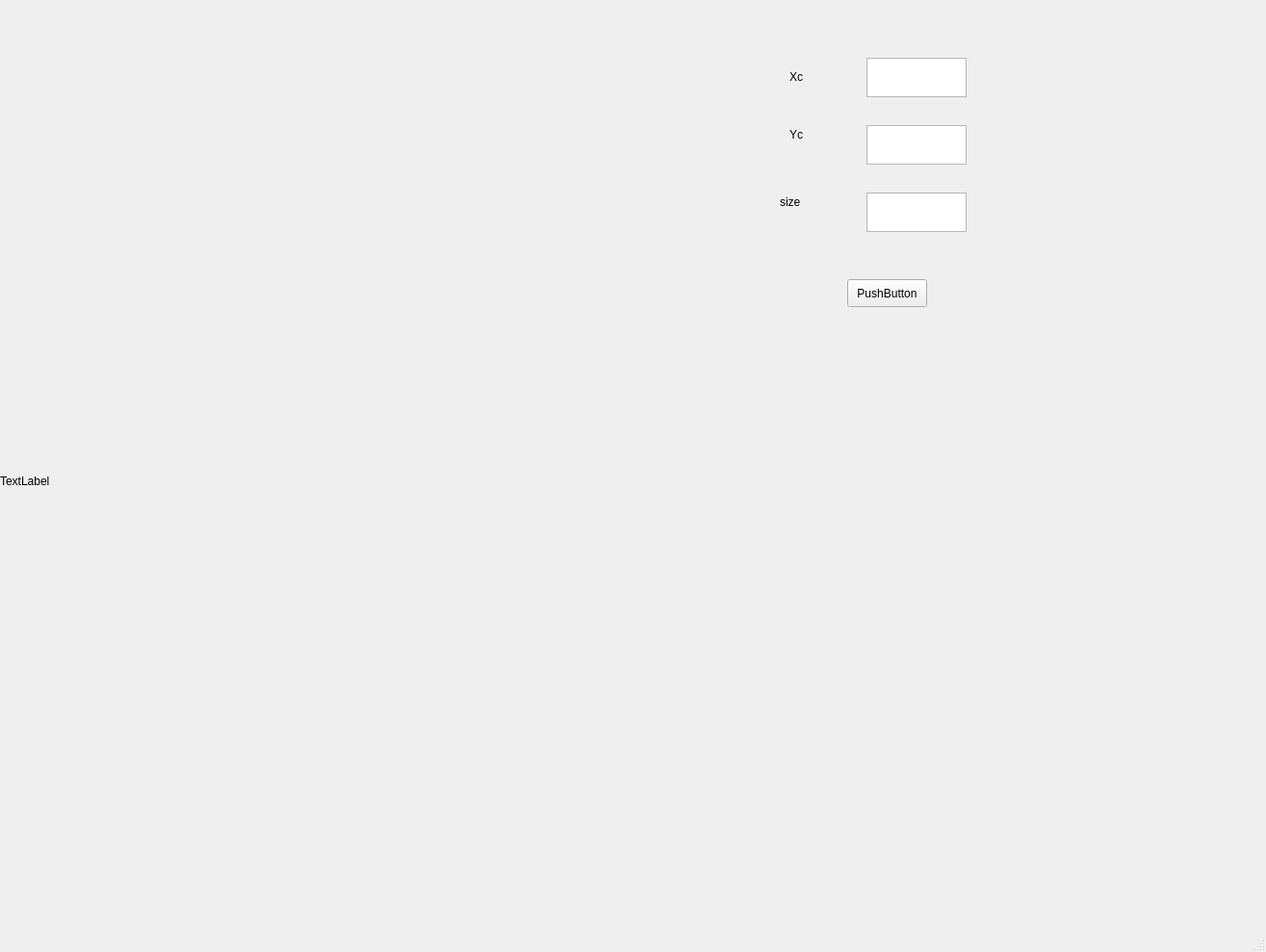
<?xml version="1.0" encoding="UTF-8"?>
<ui version="4.0">
 <class>MainWindow</class>
 <widget class="QMainWindow" name="MainWindow">
  <property name="geometry">
   <rect>
    <x>0</x>
    <y>0</y>
    <width>1315</width>
    <height>989</height>
   </rect>
  </property>
  <property name="windowTitle">
   <string>MainWindow</string>
  </property>
  <widget class="QWidget" name="centralwidget">
   <widget class="QLabel" name="label">
    <property name="geometry">
     <rect>
      <x>0</x>
      <y>0</y>
      <width>1000</width>
      <height>1000</height>
     </rect>
    </property>
    <property name="text">
     <string>TextLabel</string>
    </property>
   </widget>
   <widget class="QLabel" name="label_2">
    <property name="geometry">
     <rect>
      <x>820</x>
      <y>70</y>
      <width>63</width>
      <height>20</height>
     </rect>
    </property>
    <property name="text">
     <string>Xc</string>
    </property>
   </widget>
   <widget class="QLabel" name="label_3">
    <property name="geometry">
     <rect>
      <x>820</x>
      <y>130</y>
      <width>63</width>
      <height>20</height>
     </rect>
    </property>
    <property name="text">
     <string>Yc</string>
    </property>
   </widget>
   <widget class="QPlainTextEdit" name="plainTextEdit">
    <property name="geometry">
     <rect>
      <x>900</x>
      <y>60</y>
      <width>104</width>
      <height>41</height>
     </rect>
    </property>
   </widget>
   <widget class="QPlainTextEdit" name="plainTextEdit_2">
    <property name="geometry">
     <rect>
      <x>900</x>
      <y>130</y>
      <width>104</width>
      <height>41</height>
     </rect>
    </property>
   </widget>
   <widget class="QPushButton" name="pushButton">
    <property name="geometry">
     <rect>
      <x>880</x>
      <y>290</y>
      <width>83</width>
      <height>29</height>
     </rect>
    </property>
    <property name="text">
     <string>PushButton</string>
    </property>
   </widget>
   <widget class="QLabel" name="label_4">
    <property name="geometry">
     <rect>
      <x>810</x>
      <y>200</y>
      <width>63</width>
      <height>20</height>
     </rect>
    </property>
    <property name="text">
     <string>size</string>
    </property>
   </widget>
   <widget class="QPlainTextEdit" name="plainTextEdit_3">
    <property name="geometry">
     <rect>
      <x>900</x>
      <y>200</y>
      <width>104</width>
      <height>41</height>
     </rect>
    </property>
   </widget>
  </widget>
  <widget class="QMenuBar" name="menubar">
   <property name="geometry">
    <rect>
     <x>0</x>
     <y>0</y>
     <width>1315</width>
     <height>25</height>
    </rect>
   </property>
  </widget>
  <widget class="QStatusBar" name="statusbar"/>
 </widget>
 <resources/>
 <connections/>
</ui>
